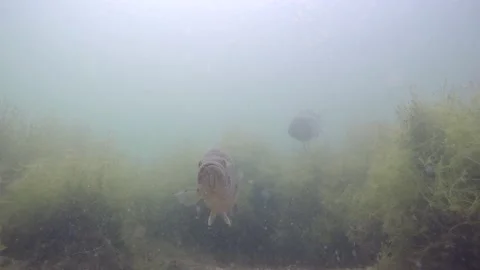
#> input picture Test_images/Underwater_1.webp, 480 x 270 px, found by its file name
$ jupyter execute SIP_miniproject.ipynb
#> lines starting #> are read from the running program, lines starting #| are printed output that depends on the picture
SIP MINI-PROJECT: Image Enchancement of Hazy Images.

Himanish Goel - I028

Divya Athalye - I027

Applying Dehazing:

Steps:

1) Converted rgb image to hsv format (hue,saturation,value).
2) extracted v channel and and applied adaptive histogram equalizaton with intensty cap of 2 and the equlized "sub-grids" in a 8x8 matrix.
3) later the processed v channel is attached right back into the original image. alongside increasing saturation in the s band.
4) the image is then converted back to rgb to apply gamma correction
5) here we are taking the gamma value of 1.2.
6) to apply gamma correction first we create an empty array of 256 size
7) we then put the respective intensity value i in the array and change it with respect to our selected gamma threshold of 1.2.
8) we get an "instruction" array to change the intensity values in the original image
9) cv2.LUT is the fuction used to apply this change, where it goes throguh each and every pixel and changes the value by taking it as an index for the "instruction" array and then change it to the value present at that index.

what effectively happens between the two methods is, first we blance out the intensity values using adaptive hist. equalization where it lowers the high intensity (often white) pixels and "brings up" (makes more apprant) the darker values. which deal with the first problem faced with dehazing where we deal with the excess high intensity values.

the second part of gamma correction make the image  darker wrt to the gamma value to deal with the potential infromation loss in previous step and provide futher enchancement.

[cell 1]
import cv2
import numpy as np
from matplotlib import pyplot as plt

[cell 2]
satisfied="N"

# Load the image
image_path = r"C:\Users\himan\OneDrive\Desktop\Underwater_1.webp"
image = cv2.imread(image_path)
#> image is the input picture: shape (270, 480, 3); mean B, G, R 156, 154, 147.1
#> the answer given: 100
#> the answer given: 3
#> the answer given: y

# Apply Gamma Correction
def gamma_trans(img, gamma):
    gamma_table=[np.power(x/255.0,gamma)*255.0 for x in range(256)]
    gamma_table=np.round(np.array(gamma_table)).astype(np.uint8)
    return cv2.LUT(img,gamma_table)

def dehazing(image, grid, limit, sat):

#> called with grid = 100, limit = 3, sat = 'y'
    global image_dehazed
    # Convert to HSV
    image_hsv = cv2.cvtColor(image, cv2.COLOR_BGR2HSV)
#> image_hsv: shape (270, 480, 3); mean H, S, V 84.7, 24.6, 160.3

    # Separate the V channel
    v_channel = image_hsv[:, :, 2]
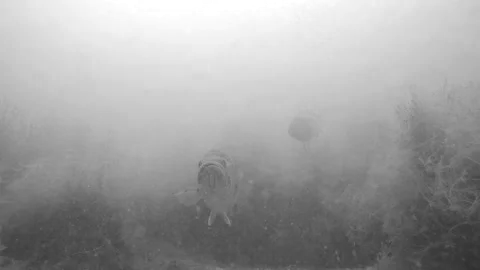
#> v_channel: shape (270, 480); min 48, max 255, mean 160.3

    #Seperate S channel
    s_channel = image_hsv[:, :, 1]
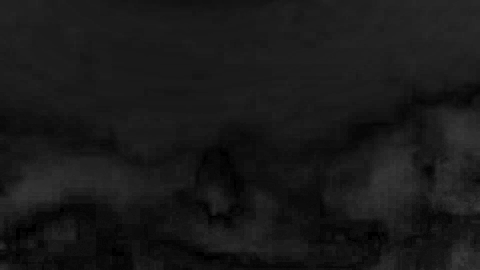
#> s_channel: shape (270, 480); min 0, max 60, mean 24.6

    #apply saturation enhancement
    s_enhanced = cv2.addWeighted(s_channel, 1.5, np.zeros_like(s_channel), 0, 0)
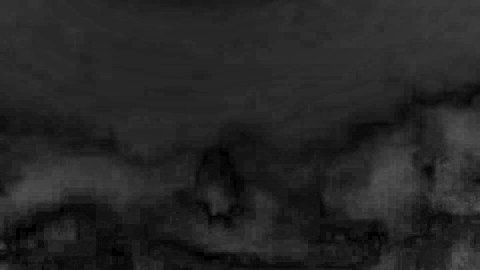
#> s_enhanced: shape (270, 480); min 0, max 90, mean 37

    # Apply Adaptive Histogram Equalization to the V channel
    clahe = cv2.createCLAHE(clipLimit=limit, tileGridSize=(grid,grid))
    v_channel_eq = clahe.apply(v_channel)
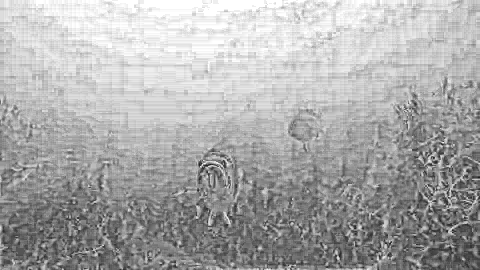
#> v_channel_eq: shape (270, 480); min 27, max 255, mean 170.5

    # Replace the V channel in the HSV image
    image_hsv[:, :, 2] = v_channel_eq
#> image_hsv: shape (270, 480, 3); mean H, S, V 84.7, 24.6, 170.5

    if sat in "Yy":
        image_hsv[:, :, 1] = s_enhanced
#> image_hsv: shape (270, 480, 3); mean H, S, V 84.7, 37, 170.5

    # Convert back to RGB
    image_dehazed = cv2.cvtColor(image_hsv, cv2.COLOR_HSV2BGR)

    gamma_trans(image_dehazed,1.2)

    return image_dehazed

while satisfied in "Nn":

    grid=int(input("enter grid size"))
    limit=int(input("enter limit, enter 2 for default"))
    sat=(input("enhanced saturation or not? Y/N"))

    dehazing(image, grid, limit, sat)

    # Display the original and dehazed images
    plt.figure(figsize=(10, 5))
    plt.subplot(1, 2, 1)
    plt.imshow(cv2.cvtColor(image, cv2.COLOR_BGR2RGB))
    plt.title('Original Image')
    plt.axis('off')

    plt.subplot(1, 2, 2)
    plt.imshow(cv2.cvtColor(image_dehazed, cv2.COLOR_BGR2RGB))
    plt.title('Dehazed Image')
    plt.axis('off')

    plt.show()

    satisfied = (input("satisfied? Y/N"))
#> the answer given: y

Applying contrast streaching:

1) We first split the image into BGR format (blue, green, red)
2) we apply contrast streching on each of the color channels
3) we merge the image back and apply gamma correction to darken the image to adjust for extreme brightness

[cell 3]
satisfied = "N"

image2 = image_dehazed

def contrast_stretch(image,EquiColor):
#> called with EquiColor = ''
    global contrast_stretched_image
    # Split the image into its color channels
    b, g, r = cv2.split(image)
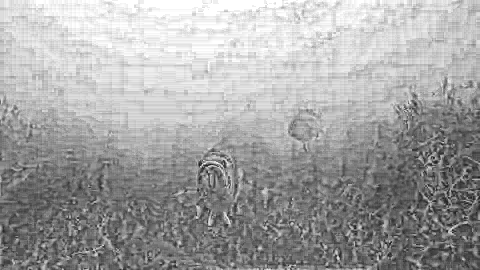
#> b: shape (270, 480); min 25, max 255, mean 163.1
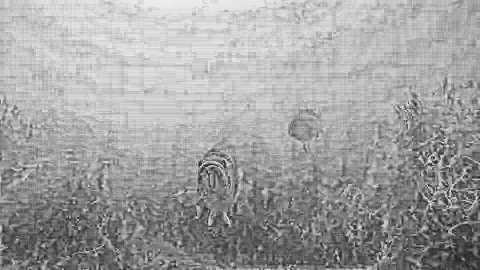
#> g: shape (270, 480); min 25, max 247, mean 160.3
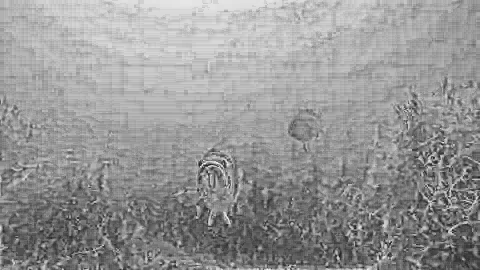
#> r: shape (270, 480); min 27, max 251, mean 149.8

    if "R" in EquiColor:
        r=cv2.equalizeHist(r)
    elif "G" in  EquiColor:
        g=cv2.equalizeHist(g)
    elif "B" in  EquiColor:
        b=cv2.equalizeHist(b)


    # Apply contrast stretching to each color channel
    min_intensity_b = np.min(b)
#> min_intensity_b = 25
    max_intensity_b = np.max(b)
#> max_intensity_b = 255
    min_intensity_g = np.min(g)
#> min_intensity_g = 25
    max_intensity_g = np.max(g)
#> max_intensity_g = 247
    min_intensity_r = np.min(r)
#> min_intensity_r = 27
    max_intensity_r = np.max(r)
#> max_intensity_r = 251

    desired_min = 0
    desired_max = 255

    # Perform contrast stretching for each color channel
    b = np.uint8((b - min_intensity_b) / (max_intensity_b - min_intensity_b) * (desired_max - desired_min) + desired_min)
    g = np.uint8((g - min_intensity_g) / (max_intensity_g - min_intensity_g) * (desired_max - desired_min) + desired_min)
    r = np.uint8((r - min_intensity_r) / (max_intensity_r - min_intensity_r) * (desired_max - desired_min) + desired_min)

    # Merge the contrast stretched color channels back into one image
    contrast_stretched_image = cv2.merge((b, g, r))
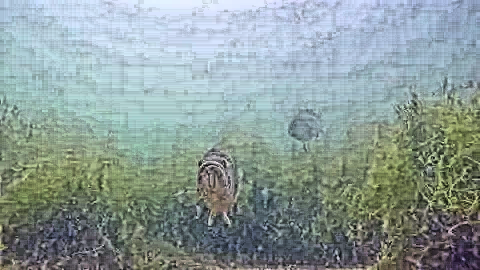
#> contrast_stretched_image: shape (270, 480, 3); mean B, G, R 152.7, 155, 139.3

while satisfied in "Nn":
    EquiColor=input("Apply equalization? (enter disired colour bands (eg: RGB or GB) and press enter for no equaliztion)")

    contrast_stretch(image2,EquiColor)

    plt.figure(figsize=(10, 5), facecolor='white')

    plt.subplot(1, 2, 1)
    plt.imshow(cv2.cvtColor(image_dehazed, cv2.COLOR_BGR2RGB))
    plt.title('Dehazed image')
    plt.axis('off')

    plt.subplot(1, 2, 2)
    plt.imshow(cv2.cvtColor(contrast_stretched_image, cv2.COLOR_BGR2RGB))
    plt.title('Contrast streched')
    plt.axis('off')

    plt.show()

    satisfied = (input("satisfied? Y/N"))
#> the answer given: y

Applying Bilateral Filtering:

In this step we are just directly applying the bilateral filter to the image

this is taken as to achieve noise reduction to a certain extent and preserve edges to make furthur processing easier to apply

[cell 4]
bilateral_image=cv2.bilateralFilter(contrast_stretched_image, 5, 75, 75)
plt.figure(figsize=(10, 5), facecolor='white')

plt.subplot(1, 2, 1)
plt.imshow(cv2.cvtColor(contrast_stretched_image, cv2.COLOR_BGR2RGB))
plt.title('Contrast Streched')
plt.axis('off')

plt.subplot(1, 2, 2)
plt.imshow(cv2.cvtColor(bilateral_image, cv2.COLOR_BGR2RGB))
plt.title('Bilateral Filtering')
plt.axis('off')

Applying A standard sharpening mask:

in this step we are applyign a standard sharpening mask and using convolution fuction to apply to each pixel of the image, specifying ddepth as -1 just means that we wanna preserve the depth of the new image wrt the depth of the original image.

this will elp us to define the edges more that were lost in bilateral filtering

[cell 5]
mask =   np.array([[0, -1, 0],
                   [-1, 5,-1],
                   [0, -1, 0]])
image_sharp = cv2.filter2D(src=bilateral_image, ddepth=-1, kernel=mask)
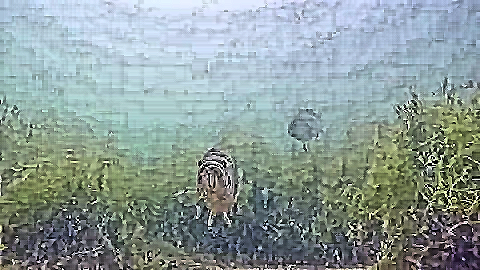
#> image_sharp: shape (270, 480, 3); mean B, G, R 153.1, 155.2, 139.6


plt.figure(figsize=(10, 5), facecolor='white')

plt.subplot(1, 2, 1)
plt.imshow(cv2.cvtColor(bilateral_image, cv2.COLOR_BGR2RGB))
plt.title('Bilateral Filtering')
plt.axis('off')

plt.subplot(1, 2, 2)
plt.imshow(cv2.cvtColor(image_sharp, cv2.COLOR_BGR2RGB))
plt.title('Sharpened')
plt.axis('off')

Final Comparision:

[cell 6]
plt.figure(figsize=(10, 5), facecolor='white')

plt.subplot(1, 2, 1)
plt.imshow(cv2.cvtColor(image, cv2.COLOR_BGR2RGB))
plt.title('Original image')
plt.axis('off')

plt.subplot(1, 2, 2)
plt.imshow(cv2.cvtColor(image_sharp, cv2.COLOR_BGR2RGB))
plt.title('Final')
plt.axis('off')
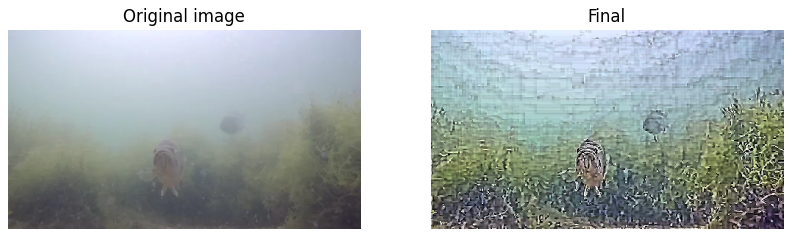
#> figure drawn by matplotlib, 2 panels

$ run again, with Test_images/Hazy_1.jpg saved as Test_images/Underwater_1.webp
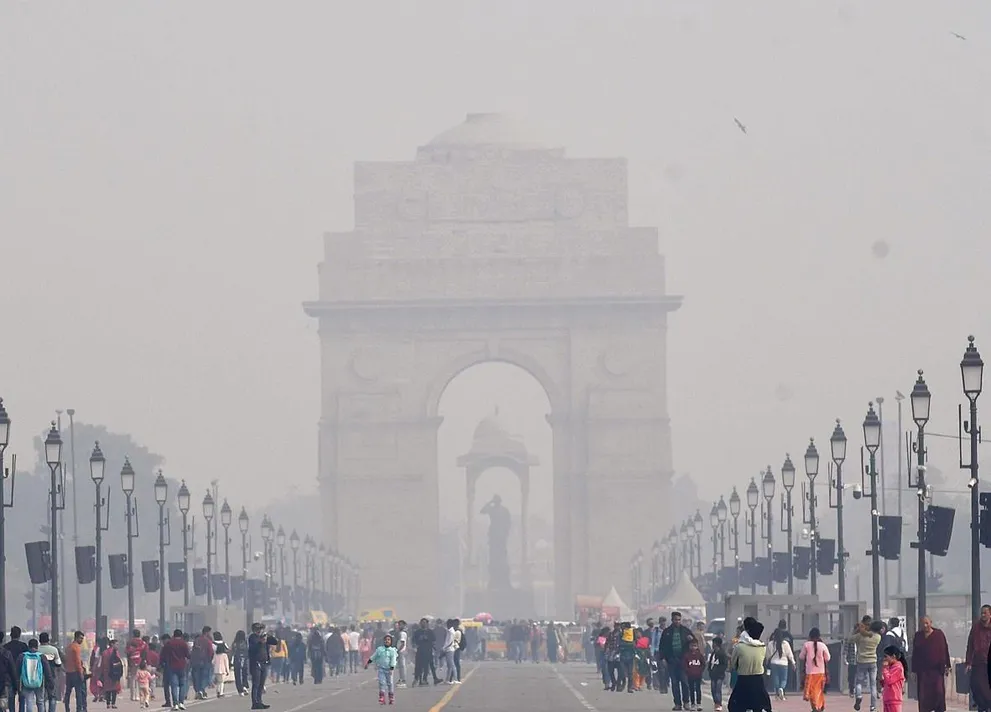
#> input picture Test_images/Hazy_1.jpg, 991 x 712 px, shrunk from 1181 x 848 before the run, found by its file name
#> image is the input picture: shape (712, 991, 3); mean B, G, R 176.3, 174.1, 177.4
#> in contrast_stretch, `b, g, r = cv2.split(image)`:
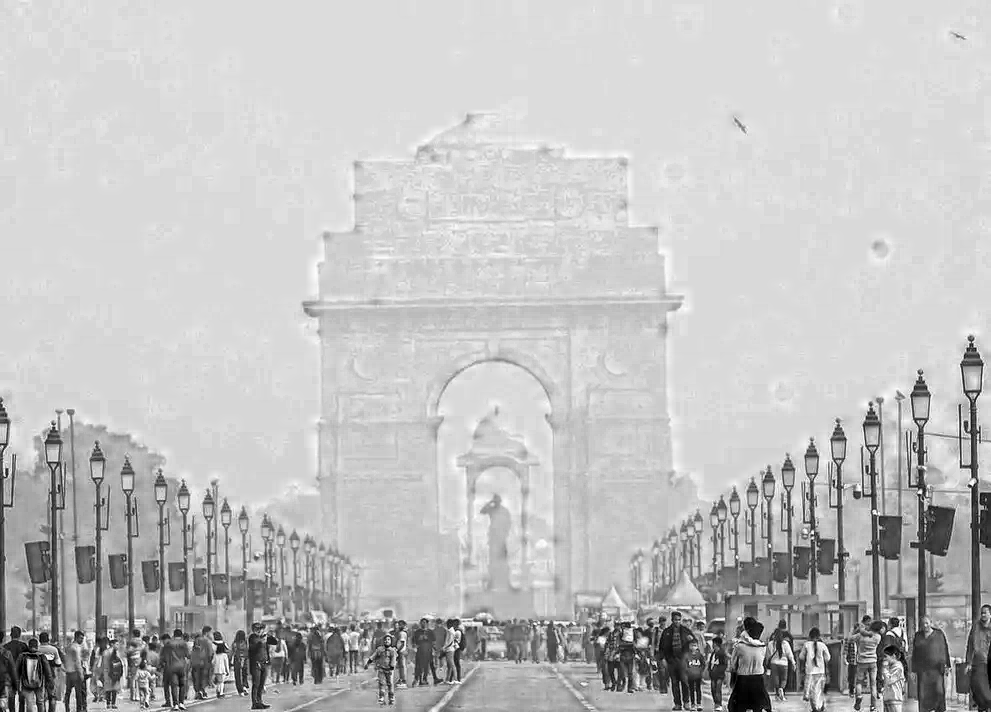
#> r: shape (712, 991); min 0, max 255, mean 193.1
#> min_intensity_b = 0
#> max_intensity_b = 255
#> min_intensity_g = 0
#> max_intensity_g = 255
#> min_intensity_r = 0
#> max_intensity_r = 255
#> `plt.show()`:
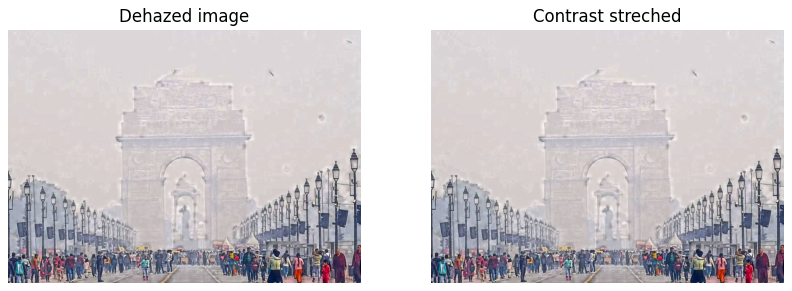
#> figure drawn by matplotlib, 2 panels

$ run again, with Test_images/Underwater_2.jpg saved as Test_images/Underwater_1.webp
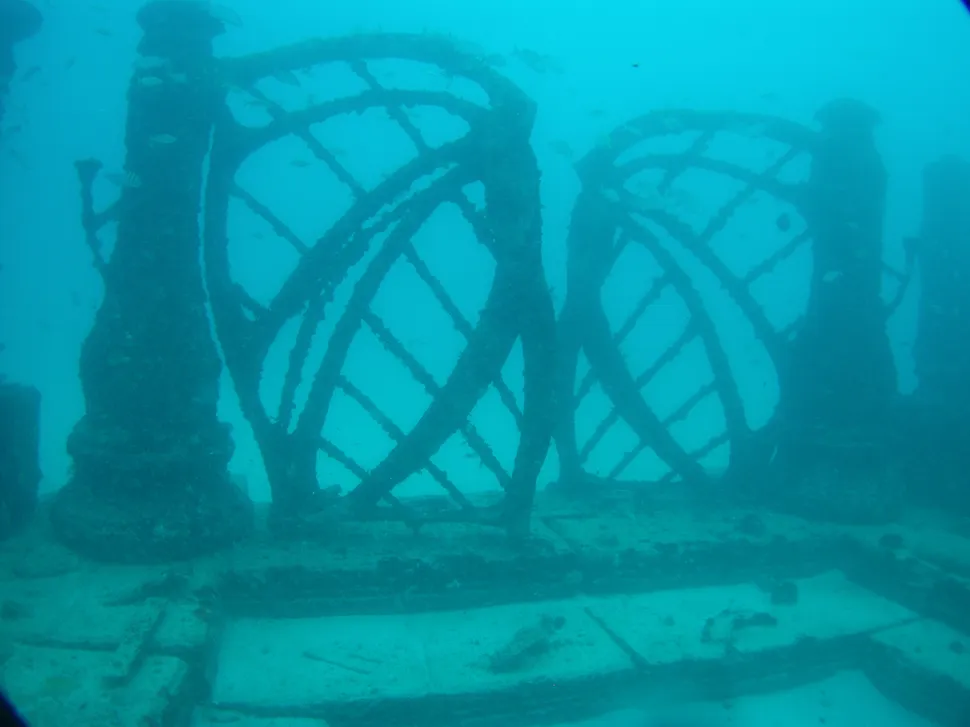
#> input picture Test_images/Underwater_2.jpg, 970 x 727 px, shrunk from 3072 x 2304 before the run, found by its file name
#> image is the input picture: shape (727, 970, 3); mean B, G, R 167.6, 149.5, 2.3
#> s_enhanced: shape (727, 970); every value is 255
#> r: shape (727, 970); every value is 0
#> min_intensity_b = 19
#> max_intensity_b = 255
#> min_intensity_g = 2
#> max_intensity_g = 237
#> min_intensity_r = 0
#> `plt.show()`:
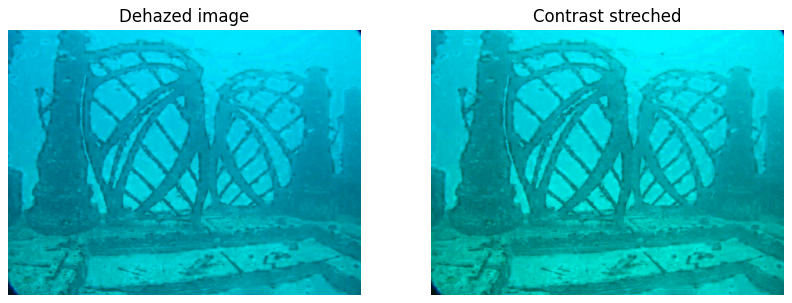
#> figure drawn by matplotlib, 2 panels
